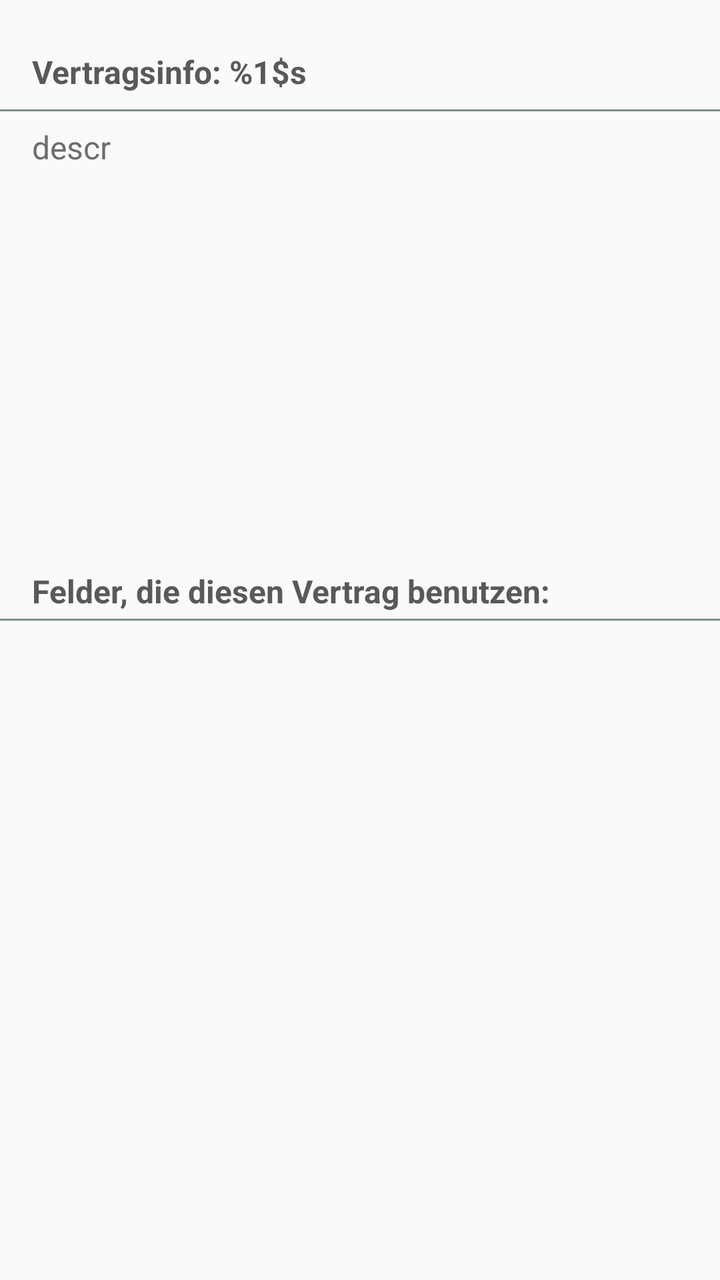
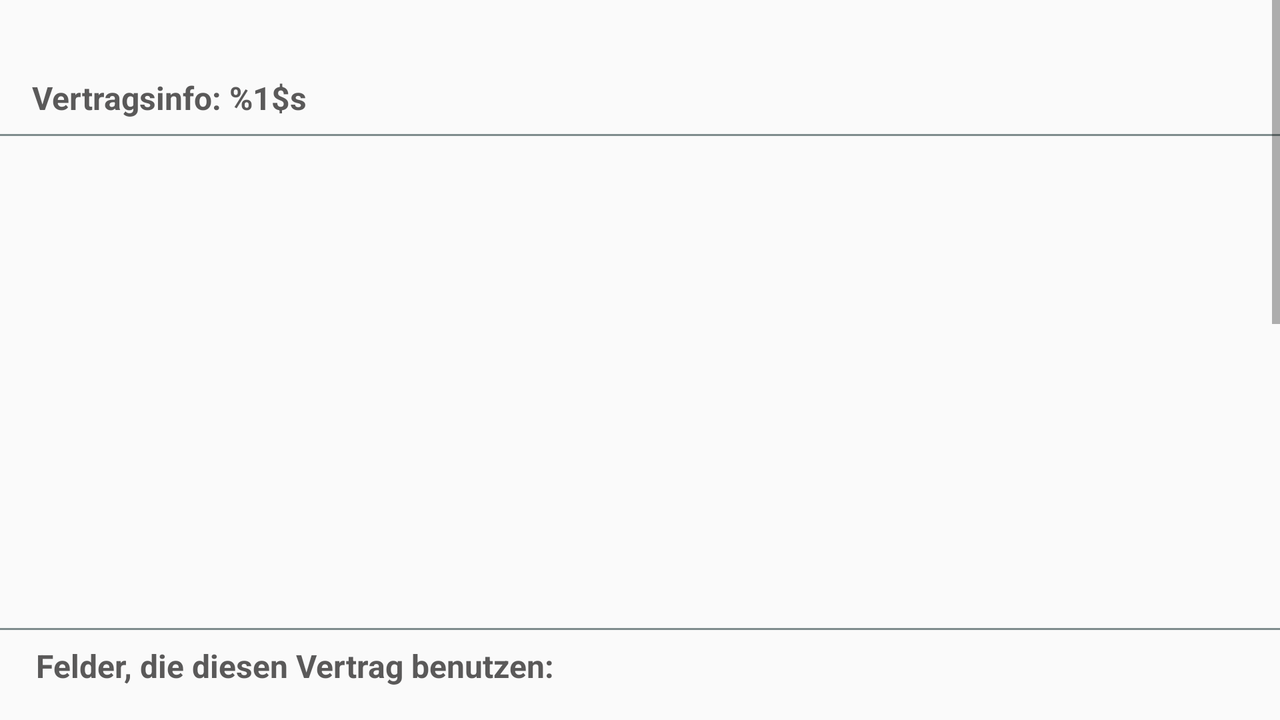

Compare how this app lays out the same screen by default and in its alternative resource folder. The renders come first, then the two layout files and the values they reference.
<!-- AndroidManifest.xml: application theme AppTheme -->
<!-- res/layout/contract_detail.xml -->
<?xml version="1.0" encoding="utf-8"?>
<RelativeLayout xmlns:android="http://schemas.android.com/apk/res/android"
    xmlns:app="http://schemas.android.com/apk/res-auto"
    xmlns:tools="http://schemas.android.com/tools"
    android:orientation="vertical" android:layout_width="match_parent"
    android:layout_height="match_parent">

    <TextView
        android:id="@+id/tvBG"
        android:layout_width="match_parent"
        android:layout_height="match_parent" />

    <android.support.constraint.ConstraintLayout
        android:layout_width="match_parent"
        android:layout_height="match_parent"
        tools:layout_editor_absoluteY="0dp"
        tools:layout_editor_absoluteX="0dp"
        android:layout_alignParentTop="true"
        android:layout_alignParentStart="true">

        <TextView
            android:id="@+id/coDescrHeader"
            android:layout_width="wrap_content"
            android:layout_height="wrap_content"
            android:layout_marginLeft="12dp"
            android:layout_marginStart="16dp"
            android:layout_marginTop="25dp"
            android:fontFamily="sans-serif"
            android:text="@string/contract_header"
            android:textAlignment="viewStart"
            android:textColor="@color/list_header_colour"
            android:textSize="16sp"
            android:textStyle="bold"
            android:typeface="normal"
            app:layout_constraintLeft_toLeftOf="parent"
            app:layout_constraintTop_toTopOf="parent"
            tools:layout_constraintLeft_creator="1"
            tools:layout_constraintTop_creator="1" />

        <View
            android:id="@+id/view11"
            android:layout_width="0dp"
            android:layout_height="1dp"
            android:background="#7F8C8D"
            app:layout_constraintLeft_toLeftOf="parent"
            app:layout_constraintRight_toRightOf="parent"
            android:layout_marginTop="8dp"
            app:layout_constraintTop_toBottomOf="@+id/coDescrHeader"
            tools:layout_constraintRight_creator="1"
            tools:layout_constraintLeft_creator="1" />

        <TextView
            android:id="@+id/coDescr"
            android:layout_width="0dp"
            android:layout_height="209dp"
            android:layout_marginEnd="12dp"
            android:layout_marginLeft="12dp"
            android:layout_marginRight="12dp"
            android:layout_marginStart="12dp"
            android:layout_marginTop="8dp"
            android:fontFamily="sans-serif"
            android:paddingLeft="4sp"
            android:text="descr"
            android:textAlignment="viewStart"
            android:textColor="@color/list_detail_colour"
            android:textSize="16sp"
            app:layout_constraintHorizontal_bias="0.0"
            app:layout_constraintLeft_toLeftOf="parent"
            app:layout_constraintRight_toRightOf="parent"
            app:layout_constraintTop_toTopOf="@+id/view11"
            tools:layout_constraintLeft_creator="1"
            tools:layout_constraintRight_creator="1"
            tools:layout_constraintTop_creator="1" />

        <View
            android:id="@+id/view3"
            android:layout_width="0dp"
            android:layout_height="1dp"
            android:background="#7F8C8D"
            tools:layout_constraintRight_creator="1"
            tools:layout_constraintBottom_creator="1"
            app:layout_constraintBottom_toTopOf="@+id/coFields"
            app:layout_constraintRight_toRightOf="parent"
            tools:layout_constraintLeft_creator="1"
            android:layout_marginBottom="1dp"
            app:layout_constraintLeft_toLeftOf="parent" />

        <TextView
            android:id="@+id/coFieldHeader"
            android:layout_width="wrap_content"
            android:layout_height="wrap_content"
            android:layout_marginLeft="12dp"
            android:layout_marginStart="16dp"
            android:layout_marginTop="13dp"
            android:fontFamily="sans-serif"
            android:text="@string/contract_fields"
            android:textAlignment="viewStart"
            android:textColor="@color/list_header_colour"
            android:textSize="16sp"
            android:textStyle="bold"
            android:typeface="normal"
            app:layout_constraintLeft_toLeftOf="parent"
            app:layout_constraintTop_toBottomOf="@+id/coDescr"
            tools:layout_constraintLeft_creator="1"
            tools:layout_constraintTop_creator="1" />

        <ListView
            android:id="@+id/coFields"
            android:layout_width="0dp"
            android:layout_height="0dp"
            android:footerDividersEnabled="true"
            android:scrollIndicators="right"
            android:scrollbars="vertical"
            tools:layout_constraintTop_creator="1"
            tools:layout_constraintRight_creator="1"
            tools:layout_constraintBottom_creator="1"
            app:layout_constraintBottom_toBottomOf="parent"
            app:layout_constraintRight_toRightOf="@+id/view3"
            android:layout_marginTop="5dp"
            app:layout_constraintTop_toBottomOf="@+id/coFieldHeader"
            tools:layout_constraintLeft_creator="1"
            app:layout_constraintLeft_toLeftOf="@+id/view3" />


    </android.support.constraint.ConstraintLayout>

</RelativeLayout>
<!-- resources referenced by this layout -->
<resources>
  <color name="list_detail_colour">#6e6d6d</color>
  <color name="list_header_colour">#5a5959</color>
  <string name="contract_fields">Felder, die diesen Vertrag benutzen:</string>
  <string name="contract_header">Vertragsinfo: %1$s </string>
  <style name="AppTheme" parent="Theme.AppCompat.Light.NoActionBar">
          
          <item name="colorPrimary">@color/colorPrimary</item>
          <item name="colorPrimaryDark">@color/colorPrimaryDark</item>
          <item name="colorAccent">@color/colorAccent</item>
          <item name="android:windowTranslucentStatus">true</item>
          <item name="android:actionMenuTextColor">@color/list_header_colour</item>
  
          <item name="autoCompleteTextViewStyle">@style/cursorColor</item>
      </style>
  <color name="colorPrimary">#dfba11</color>
  <color name="colorPrimaryDark">#dfba11</color>
  <color name="colorAccent">#dfba11</color>
  <style name="cursorColor" parent="Widget.AppCompat.AutoCompleteTextView">
          <item name="android:textCursorDrawable">@drawable/cursor</item>
      </style>
  <!-- drawable cursor (drawable) -->
  <?xml version="1.0" encoding="utf-8"?>
  <shape xmlns:android="http://schemas.android.com/apk/res/android"
      android:shape="rectangle" >
      <solid android:color="@color/list_detailed_detail_color" />
      <size android:width="1dp" />
  </shape>
  <color name="list_detailed_detail_color">#999898</color>
</resources>
<!-- res/layout-land/contract_detail.xml (the author's variant of the layout above) -->
<!-- drawn on the phone turned sideways -->
<?xml version="1.0" encoding="utf-8"?>
<LinearLayout xmlns:android="http://schemas.android.com/apk/res/android"
    xmlns:app="http://schemas.android.com/apk/res-auto"
    xmlns:tools="http://schemas.android.com/tools"
    android:orientation="vertical" android:layout_width="match_parent"
    android:layout_height="match_parent">

    <ScrollView
        android:layout_width="match_parent"
        android:layout_height="match_parent">

        <LinearLayout
            android:layout_width="match_parent"
            android:layout_height="match_parent"
            android:orientation="horizontal">

            <android.support.constraint.ConstraintLayout
                android:layout_width="match_parent"
                android:layout_height="match_parent">

                <TextView
                    android:id="@+id/tvBG"
                    android:layout_width="688dp"
                    android:layout_height="800sp"
                    app:layout_constraintHorizontal_bias="1.0"
                    app:layout_constraintLeft_toLeftOf="parent"
                    app:layout_constraintRight_toRightOf="parent"
                    app:layout_constraintTop_toTopOf="parent" />

                <TextView
                    android:id="@+id/coDescrHeader"
                    android:layout_width="wrap_content"
                    android:layout_height="wrap_content"
                    android:fontFamily="sans-serif"
                    android:text="@string/contract_header"
                    android:textAlignment="viewStart"
                    android:textColor="@color/list_header_colour"
                    android:textSize="16sp"
                    android:textStyle="bold"
                    android:typeface="normal"
                    android:layout_marginLeft="16dp"
                    app:layout_constraintLeft_toLeftOf="parent"
                    android:layout_marginRight="8dp"
                    app:layout_constraintRight_toRightOf="parent"
                    app:layout_constraintHorizontal_bias="0.0"
                    app:layout_constraintTop_toTopOf="parent"
                    android:layout_marginTop="38dp"
                    android:layout_marginStart="16dp"
                    android:layout_marginEnd="8dp"
                    android:layout_marginBottom="8dp"
                    app:layout_constraintBottom_toTopOf="@+id/view11"
                    app:layout_constraintVertical_bias="0.0" />

                <View
                    android:id="@+id/view11"
                    android:layout_width="0dp"
                    android:layout_height="1dp"

                    android:background="#7F8C8D"
                    app:layout_constraintLeft_toLeftOf="parent"
                    app:layout_constraintRight_toRightOf="parent"
                    app:layout_constraintTop_toTopOf="parent"
                    android:layout_marginTop="67dp"
                    app:layout_constraintHorizontal_bias="0.0" />

                <TextView
                    android:id="@+id/coDescr"
                    android:layout_width="556dp"
                    android:layout_height="230dp"
                    android:layout_marginBottom="8dp"
                    android:layout_marginEnd="8dp"
                    android:layout_marginLeft="16dp"
                    android:layout_marginRight="8dp"
                    android:layout_marginStart="16dp"
                    android:layout_marginTop="8dp"
                    android:fontFamily="sans-serif"
                    android:paddingLeft="4sp"
                    android:textAlignment="viewStart"
                    android:textColor="@color/list_detail_colour"
                    android:textSize="16sp"
                    app:layout_constraintBottom_toTopOf="@+id/view3"
                    app:layout_constraintHorizontal_bias="0.905"
                    app:layout_constraintLeft_toLeftOf="@+id/tvBG"
                    app:layout_constraintRight_toRightOf="parent"
                    app:layout_constraintTop_toBottomOf="@+id/view11"
                    app:layout_constraintVertical_bias="0.0" />

                <View
                    android:id="@+id/view3"
                    android:layout_width="0dp"
                    android:layout_height="1dp"
                    android:background="#7F8C8D"
                    app:layout_constraintRight_toRightOf="parent"
                    app:layout_constraintLeft_toLeftOf="parent"
                    app:layout_constraintHorizontal_bias="0.0"
                    android:layout_marginBottom="38dp"
                    app:layout_constraintBottom_toTopOf="@+id/coFields" />

                <TextView
                    android:id="@+id/coFieldHeader"
                    android:layout_width="wrap_content"
                    android:layout_height="wrap_content"
                    android:fontFamily="sans-serif"
                    android:text="@string/contract_fields"
                    android:textAlignment="viewStart"
                    android:textColor="@color/list_header_colour"
                    android:textSize="16sp"
                    android:textStyle="bold"
                    android:typeface="normal"
                    android:layout_marginTop="7dp"
                    app:layout_constraintTop_toBottomOf="@+id/view3"
                    android:layout_marginLeft="8dp"
                    app:layout_constraintLeft_toLeftOf="parent"
                    android:layout_marginRight="8dp"
                    app:layout_constraintRight_toRightOf="parent"
                    app:layout_constraintHorizontal_bias="0.027"
                    android:layout_marginStart="8dp"
                    android:layout_marginEnd="8dp" />

                <ListView
                    android:id="@+id/coFields"
                    android:layout_width="554dp"
                    android:layout_height="200dp"
                    android:layout_marginEnd="8dp"
                    android:layout_marginLeft="19dp"
                    android:layout_marginRight="8dp"
                    android:layout_marginStart="19dp"
                    android:layout_marginTop="14dp"
                    android:footerDividersEnabled="true"
                    android:scrollIndicators="right"
                    android:scrollbars="vertical"
                    app:layout_constraintHorizontal_bias="0.0"
                    app:layout_constraintLeft_toLeftOf="parent"
                    app:layout_constraintRight_toRightOf="parent"
                    app:layout_constraintTop_toBottomOf="@+id/coFieldHeader" />
            </android.support.constraint.ConstraintLayout>

        </LinearLayout>
    </ScrollView>
</LinearLayout>
